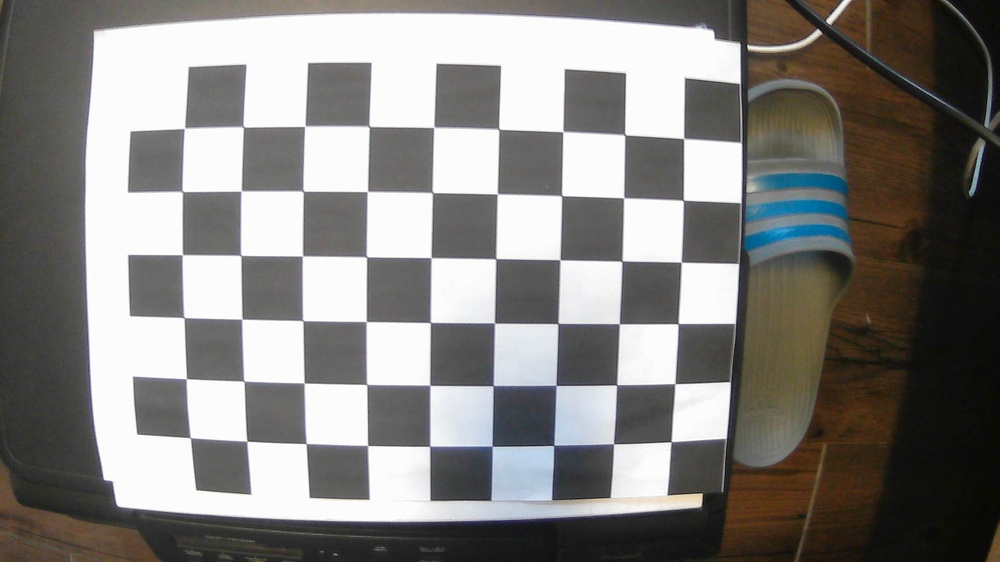
#> input picture camera_calibration/distorted.jpg, 1000 x 562 px, shrunk from 1920 x 1080 before the run
$ python opencv_camera_calibrator.py   (older library calls are emulated)
#> lines starting #> are read from the running program, lines starting #| are printed output that depends on the picture
import cv2
import yaml
import numpy as np

# Load the image to be undistorted
img = cv2.imread("distorted.jpg")
#> img is the input picture: shape (562, 1000, 3); mean B, G, R 127.6, 130.2, 132.1

with open('calibration_matrix.yaml') as f:
    data = yaml.safe_load(f)

camera_matrix = np.array(data['camera_matrix'])
distance_coefficients = np.array(data['distance_coefficients'])

# get the maps for remap function
mapx, mapy = cv2.initUndistortRectifyMap(camera_matrix, distance_coefficients, None, None, (img.shape[1], img.shape[0]),
                                         cv2.CV_32FC1)

# undistorted image
undistorted_img = cv2.remap(img, mapx, mapy, cv2.INTER_LINEAR)
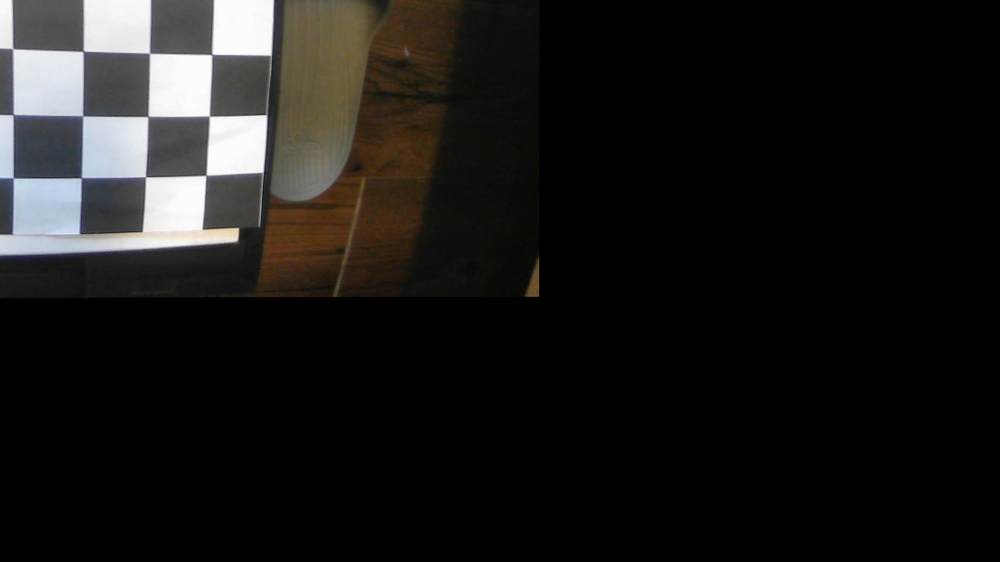
#> undistorted_img: shape (562, 1000, 3); mean B, G, R 23.8, 25.1, 26.2

# Save the undistorted image
cv2.imwrite("undistorted_image.jpg", undistorted_img)
